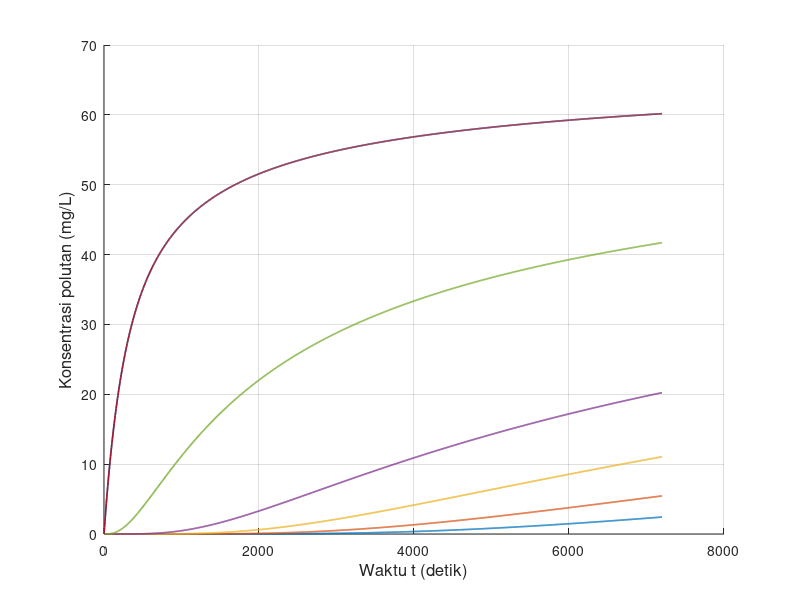

MATLAB code to generate this figure: (Note: this script raises an error after producing the figure.)
clear; clc; close all;

% Feby Syarief Al A`raaf
% 26050124130087
% Oseanografi C
%
% Simulasi adveksi 1 dimensi metode FTCS
% Sumber polutan kontinu
% Grafik: konsentrasi polutan terhadap ruang
% NIM = 087, sehingga:
% x = 0, y = 8, z = 7
% Konsentrasi sumber = 10*z = 70 mg/L

x = 0;
y = 8;
z = 7;

folder_output = 'output_Kontinu_FTCS_Terhadap_Waktu';
if ~exist(folder_output, 'dir')
    mkdir(folder_output);
end

Ad1 = 0;
L   = 3000;
T   = 7200;
C   = 10 * z;

scenario(1).nama = 'Skenario 1';
scenario(1).dx   = 15;
scenario(1).dt   = 6;
scenario(1).Ad2  = 0.5;
scenario(1).m    = 15 + z;

scenario(2).nama = 'Skenario 2';
scenario(2).dx   = 30;
scenario(2).dt   = 6;
scenario(2).Ad2  = 0.05;
scenario(2).m    = 30 + z;

scenario(3).nama = 'Skenario 3';
scenario(3).dx   = 15;
scenario(3).dt   = 6;
scenario(3).Ad2  = 1;
scenario(3).m    = 15 + z;

for s = 1:numel(scenario)

    fprintf('\nMemproses %s\n', scenario(s).nama);

    dx  = scenario(s).dx;
    dt  = scenario(s).dt;
    Ad2 = scenario(s).Ad2;
    m   = scenario(s).m;

    n     = 0:dt:T;
    t     = 0:dx:L;
    nmax  = length(n);
    mmax  = length(t);

    alpha1 = (Ad1 * dt) / dx^2;
    alpha2 = (Ad2 * dt) / dx^2;

    fprintf('dx = %.3f m, dt = %.3f s, Ad2 = %.3f m^2/s, m = %d\n', dx, dt, Ad2, m);
    fprintf('nmax = %d, mmax = %d, alpha2 = %.6f\n', nmax, mmax, alpha2);

    if m > mmax
        fprintf('%s tidak dapat diproses karena grid sumber di luar domain.\n', scenario(s).nama);
        continue;
    end

    if alpha2 > 0.5
        fprintf('%s: peringatan, alpha2 > 0.5 sehingga skema FTCS berpotensi tidak stabil.\n', scenario(s).nama);
    end

    F = zeros(nmax, mmax);

    tv = [60 180 360 500 800 1160];
    rv = [10 12 14 16 19 21 23];

    rv_valid = rv(rv >= 1 & rv <= mmax);

    if length(rv_valid) < length(rv)
        fprintf('%s: beberapa grid rv berada di luar domain sehingga tidak digrafikkan.\n', scenario(s).nama);
    end

    history = NaN(nmax, length(rv_valid));

    F(1, m) = C;

    for p = 1:length(rv_valid)
        history(1, p) = F(1, rv_valid(p));
    end

    for na = 1:(nmax - 1)

        F(na, m) = C;

        for i = 2:(mmax - 1)

            if i == m
                F(na + 1, i) = C;
            else
                F(na + 1, i) = (1 - 2 * alpha2) * F(na, i) ...
                             + alpha2 * (F(na, i + 1) + F(na, i - 1));
            end

        end

        F(na + 1, 1)    = F(na + 1, 2);
        F(na + 1, mmax) = F(na + 1, mmax - 1);
        F(na + 1, m)    = C;

        for p = 1:length(rv_valid)
            history(na + 1, p) = F(na + 1, rv_valid(p));
        end

    end

    fig = figure('Visible', 'off', 'Position', [100 100 1400 600]);
    hold on;

    legend_text = {};

    for k = 1:length(rv_valid)
        plot(n, history(:, k), 'LineWidth', 1.2);
        legend_text{end+1} = sprintf('r = %d', rv_valid(k));
    end

    grid on;
    xlabel('Waktu t (detik)', 'FontSize', 12);
    ylabel('Konsentrasi polutan (mg/L)', 'FontSize', 12);
    title(sprintf('%s - Konsentrasi polutan terhadap waktu', scenario(s).nama), ...
          'Feby Syarief-0087-Ose C', 'FontSize', 14, 'FontWeight', 'bold');
    xlim([n(1), n(end)]);

    y_max = max(history(:), [], 'omitnan');
    if isempty(y_max) || isnan(y_max) || y_max <= 0
        ylim([0 1]);
    else
        ylim([0, max(C * 1.2, y_max * 1.1)]);
    end

    set(gca, 'FontSize', 11);

    legend(legend_text, ...
           'Location', 'northwest', ...
           'FontSize', 8, ...
           'NumColumns', 2, ...
           'Box', 'on');

    hold off;

    nama_file = sprintf('ftcs_kontinu_waktu_skenario_%d.png', s);
    saveas(fig, fullfile(folder_output, nama_file));
    close(fig);

    fprintf('%s selesai diproses.\n', scenario(s).nama);

end

fprintf('\nSemua skenario telah selesai diproses.\n');
